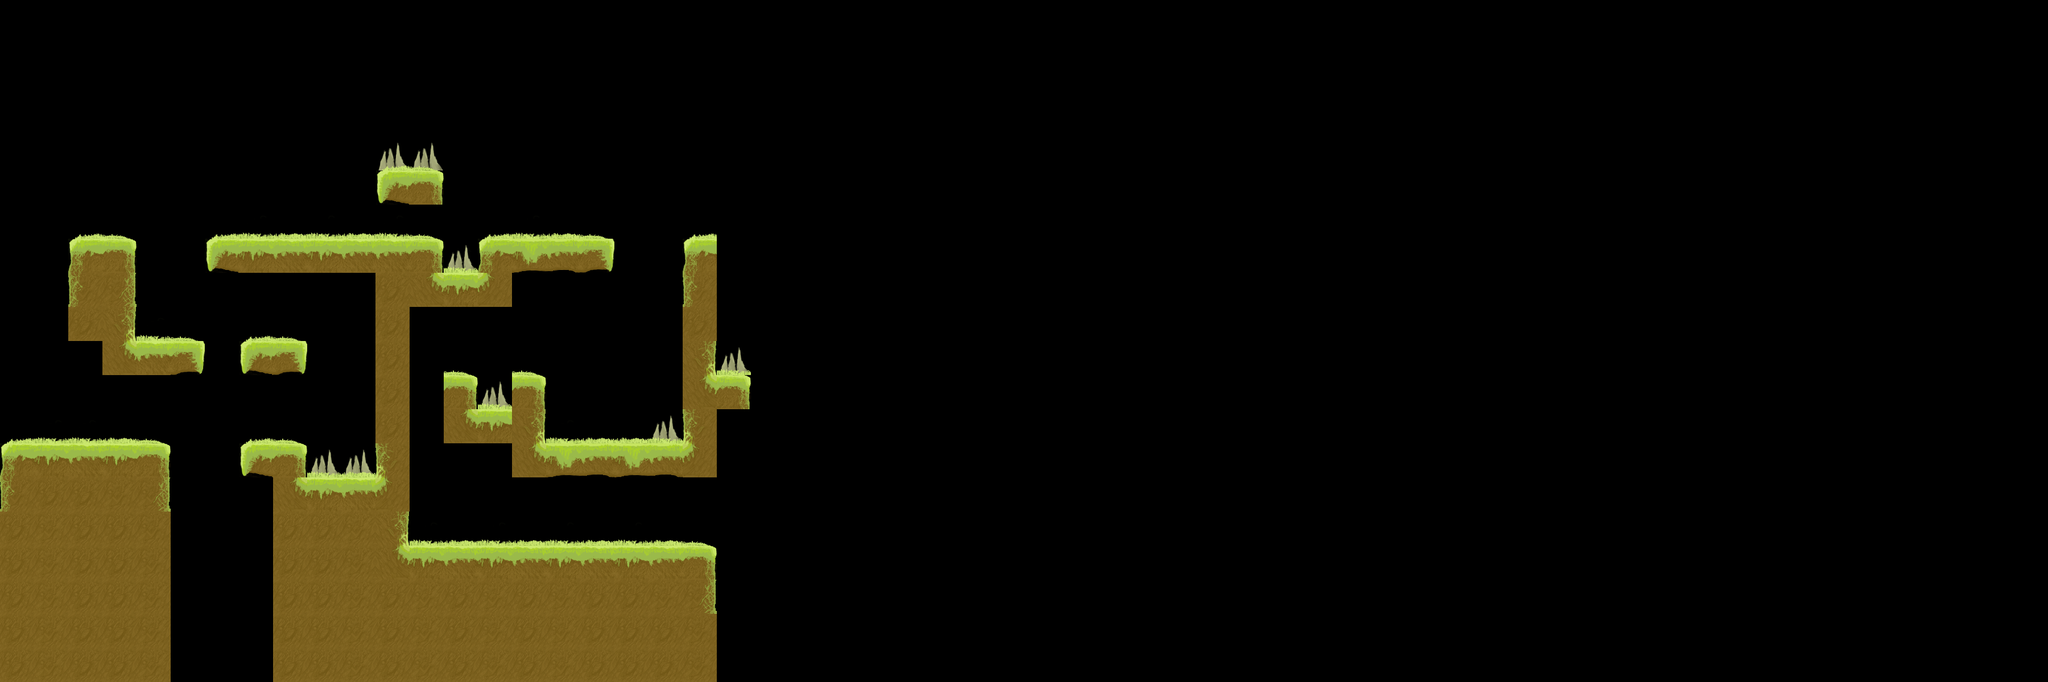

This is a level from a 2D game, rendered from its Tiled map with the project's own tilesets. A one-line summary and the map file follow, with tile-layer data summarised:
An orthogonal 60x20 tile map with 60x60 px tiles, 2 tile layers (Block, grass), 2 tilesets and 11 objects.

<map version="1.0" orientation="orthogonal" renderorder="right-down" width="60" height="20" tilewidth="60" tileheight="60" nextobjectid="13">
 <tileset firstgid="1" name="Tiles" tilewidth="60" tileheight="60" tilecount="49" columns="7">
  <image source="AlTiles.png" width="420" height="420" />
  <tile id="9">
   <properties>
    <property name="blocked" value="" />
   </properties>
  </tile>
  <tile id="10">
   <properties>
    <property name="blocked" value="" />
   </properties>
  </tile>
  <tile id="11">
   <properties>
    <property name="blocked" value="" />
   </properties>
  </tile>
  <tile id="12">
   <properties>
    <property name="blocked" value="" />
   </properties>
  </tile>
  <tile id="16">
   <properties>
    <property name="blocked" value="" />
   </properties>
  </tile>
  <tile id="17">
   <properties>
    <property name="blocked" value="" />
   </properties>
  </tile>
  <tile id="18">
   <properties>
    <property name="blocked" value="" />
   </properties>
  </tile>
  <tile id="19">
   <properties>
    <property name="blocked" value="" />
   </properties>
  </tile>
  <tile id="23">
   <properties>
    <property name="blocked" value="" />
   </properties>
  </tile>
  <tile id="24">
   <properties>
    <property name="blocked" value="" />
   </properties>
  </tile>
  <tile id="29">
   <properties>
    <property name="blocked" value="" />
   </properties>
  </tile>
  <tile id="30">
   <properties>
    <property name="blocked" value="" />
   </properties>
  </tile>
  <tile id="31">
   <properties>
    <property name="blocked" value="" />
   </properties>
  </tile>
  <tile id="32">
   <properties>
    <property name="blocked" value="" />
   </properties>
  </tile>
  <tile id="42">
   <properties>
    <property name="blocked" value="" />
   </properties>
  </tile>
  <tile id="43">
   <properties>
    <property name="blocked" value="" />
   </properties>
  </tile>
  <tile id="44">
   <properties>
    <property name="blocked" value="" />
   </properties>
  </tile>
  <tile id="45">
   <properties>
    <property name="blocked" value="" />
   </properties>
  </tile>
 </tileset>
 <tileset firstgid="50" name="TileSet" tilewidth="60" tileheight="60" tilecount="49" columns="7">
  <image source="Tiles.png" width="420" height="420" />
  <tile id="2">
   <properties>
    <property name="blocked" value="" />
   </properties>
  </tile>
  <tile id="3">
   <properties>
    <property name="blocked" value="" />
   </properties>
  </tile>
  <tile id="4">
   <properties>
    <property name="blocked" value="" />
   </properties>
  </tile>
  <tile id="5">
   <properties>
    <property name="blocked" value="" />
   </properties>
  </tile>
  <tile id="9">
   <properties>
    <property name="blocked" value="" />
   </properties>
  </tile>
  <tile id="10">
   <properties>
    <property name="blocked" value="" />
   </properties>
  </tile>
  <tile id="11">
   <properties>
    <property name="blocked" value="" />
   </properties>
  </tile>
  <tile id="12">
   <properties>
    <property name="blocked" value="" />
   </properties>
  </tile>
  <tile id="16">
   <properties>
    <property name="blocked" value="" />
   </properties>
  </tile>
  <tile id="19">
   <properties>
    <property name="blocked" value="" />
   </properties>
  </tile>
  <tile id="42">
   <properties>
    <property name="blocked" value="" />
   </properties>
  </tile>
  <tile id="43">
   <properties>
    <property name="blocked" value="" />
   </properties>
  </tile>
  <tile id="44">
   <properties>
    <property name="blocked" value="" />
   </properties>
  </tile>
  <tile id="45">
   <properties>
    <property name="blocked" value="" />
   </properties>
  </tile>
 </tileset>
 <layer name="Block" width="60" height="20">
  <data>[1200 cells, 156 non-empty, 17 distinct tile ids]</data>
 </layer>
 <objectgroup name="objects">
  <object id="1" x="60" y="720" width="60" height="60">
   <properties>
    <property name="player" value="" />
   </properties>
  </object>
  <object id="2" x="1200" y="900" width="60" height="60">
   <properties>
    <property name="portal" value="" />
   </properties>
  </object>
  <object id="3" x="540" y="780" width="60" height="60">
   <properties>
    <property name="spike" value="" />
   </properties>
  </object>
  <object id="4" x="600" y="780" width="60" height="60">
   <properties>
    <property name="spike" value="" />
   </properties>
  </object>
  <object id="5" x="780" y="420" width="60" height="60">
   <properties>
    <property name="spike" value="" />
   </properties>
  </object>
  <object id="7" x="660" y="240" width="60" height="60">
   <properties>
    <property name="spike" value="" />
   </properties>
  </object>
  <object id="8" x="720" y="240" width="60" height="60">
   <properties>
    <property name="spike" value="" />
   </properties>
  </object>
  <object id="9" x="840" y="660" width="60" height="60">
   <properties>
    <property name="spike" value="" />
   </properties>
  </object>
  <object id="10" x="1140" y="720" width="60" height="60">
   <properties>
    <property name="spike" value="" />
   </properties>
  </object>
  <object id="11" x="1260" y="600" width="60" height="60">
   <properties>
    <property name="spike" value="" />
   </properties>
  </object>
  <object id="12" x="720" y="360" width="60" height="60">
   <properties>
    <property name="boulder" value="" />
   </properties>
  </object>
 </objectgroup>
 <layer name="grass" width="60" height="20">
  <data>[1200 cells, 47 non-empty, 4 distinct tile ids]</data>
 </layer>
</map>
